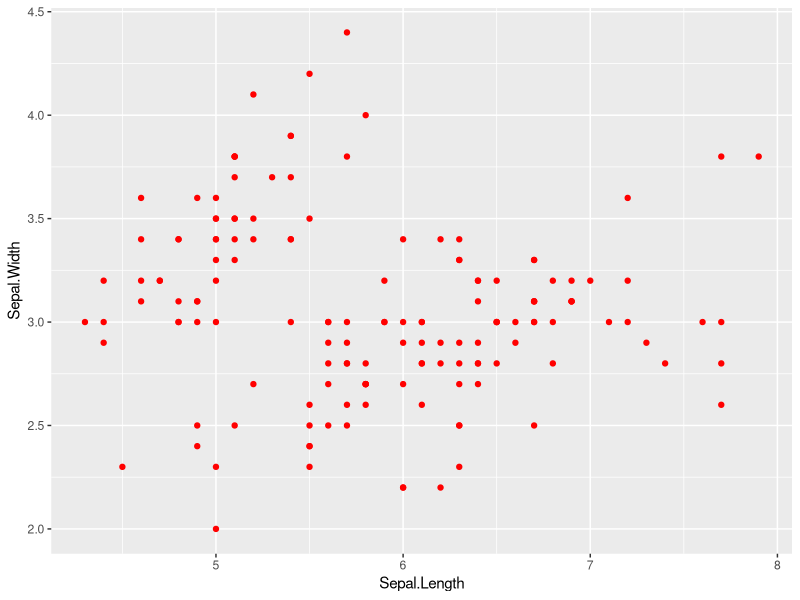

Generate this figure with R:
print("Hello world!")

library(ggplot2)

ggplot(data = iris, aes(x = Sepal.Length, y = Sepal.Width)) +
  geom_point(color = "Red") +
  theme()

# change!
